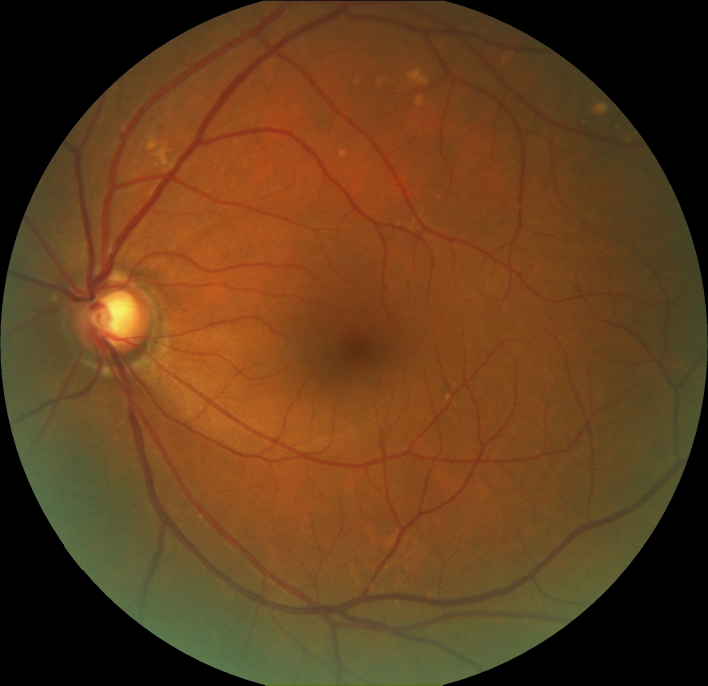
#> input picture Training_data/data/g0004.bmp, 2124 x 2056 px (shown at 1/3 size); its folder holds 4 pictures in this run
$ python create_spectrum_3domain.py   (older library calls are emulated)
#> lines starting #> are read from the running program, lines starting #| are printed output that depends on the picture
import numpy as np
from PIL import Image
import scipy.misc
import matplotlib.pyplot as plt

import numpy as np
import SimpleITK as sitk
import os
import numpy as np
from glob import glob
import time
import shutil
from PIL import Image

#统计文件目录下的文件个数
def get_path_num(file_dir):
#> called with file_dir = 'Training_data/data/'
    count=0
    for files in os.listdir(file_dir):
        count=count+1
#> pass 2 of the loop in get_path_num, `for files in os.listdir(file_dir):`:
#> pass 3 of the loop in get_path_num, `for files in os.listdir(file_dir):`:
#> the loop made 4 passes; the first 3 are shown
#> pass 2 of the loop in get_path_num, `for files in os.listdir(file_dir):`:
#> pass 3 of the loop in get_path_num, `for files in os.listdir(file_dir):`:
#> the loop made 4 passes; the first 3 are shown
    return count

# [64 lines left out: functions extract_amp_spectrum, amp_spectrum_swap, freq_space_interpolation, draw_image, load_image, not called in this run]

#get all files in the path in a list
def get_figure_list(local_path):
    #get the number of the local figures
    local_num=get_path_num(local_path)

    im_list=[]

    for root, dirs, files in os.walk(local_path):
            for i in range(local_num):
                files[i]=root+files[i]

    for i in range(local_num):
        current_im_local = Image.open(files[i])
#> current_im_local is the input picture: PIL image 2124x2056 RGB; mean R, G, B 98, 62.1, 28.2
        #resize the fig to get smaller pixels
        current_im_local = current_im_local.resize( (384,384), Image.BICUBIC )
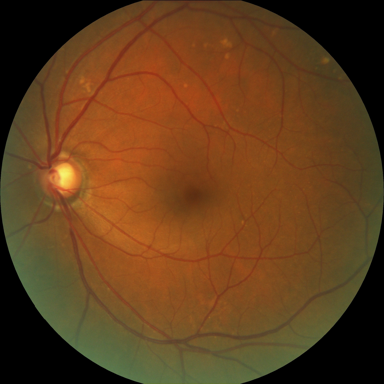
#> current_im_local: PIL image 384x384 RGB; mean R, G, B 98, 62.1, 28.2
        #PIL.image -> np.array
        current_im_local = np.asarray(current_im_local, np.float32)
#> current_im_local: shape (384, 384, 3) float32
        im_list.append(current_im_local.transpose((2, 0, 1)))
#> pass 2 of the loop in get_figure_list, `for i in range(local_num):`:
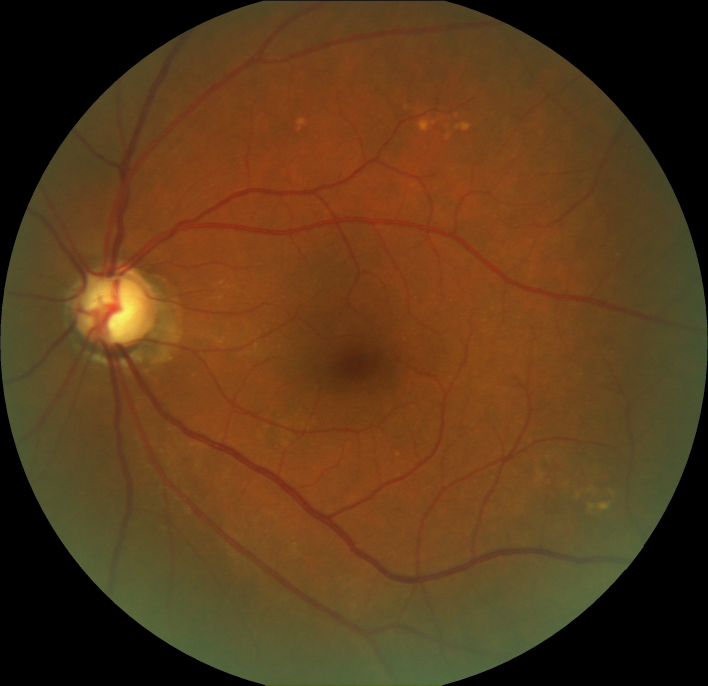
#> input picture Training_data/data/g0003.bmp, 2124 x 2056 px (shown at 1/3 size)
#> in get_figure_list, current_im_local is the input picture: PIL image 2124x2056 RGB; mean R, G, B 90.2, 58.4, 25.9
#> in get_figure_list, `current_im_local = current_im_local.resize( (384,384), Image.BICUBIC )`:
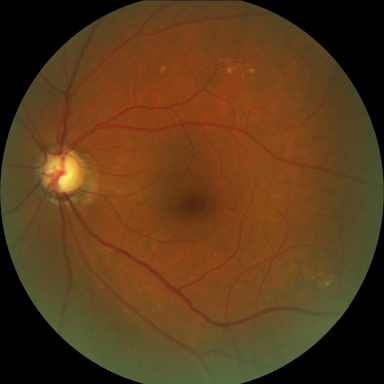
#> current_im_local: PIL image 384x384 RGB; mean R, G, B 90.3, 58.4, 25.9
#> pass 3 of the loop in get_figure_list, `for i in range(local_num):`:
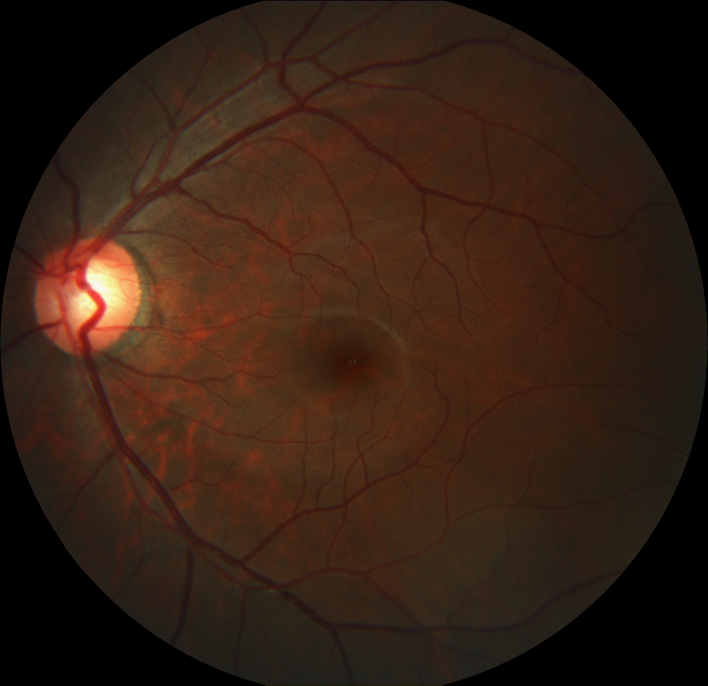
#> input picture Training_data/data/g0001.bmp, 2124 x 2056 px (shown at 1/3 size)
#> in get_figure_list, current_im_local is the input picture: PIL image 2124x2056 RGB; mean R, G, B 53, 32, 20.1
#> in get_figure_list, `current_im_local = current_im_local.resize( (384,384), Image.BICUBIC )`:
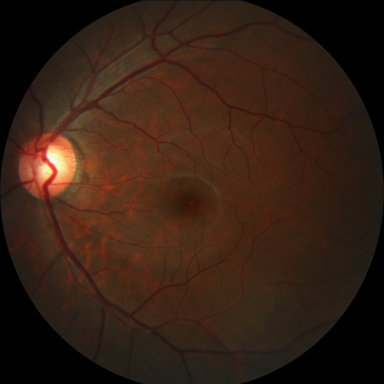
#> current_im_local: PIL image 384x384 RGB; mean R, G, B 53, 32, 20.1
#> the loop made 4 passes; the first 3 are shown
    return im_list

local_data_path=r"Training_data/data/"
local_label_path=r"Training_data/label/"

#get the number of the local figures
local_num=get_path_num(local_data_path)


#get all lists all we need
local_data_list=get_figure_list(local_data_path)
local_label_list=get_figure_list(local_label_path)
#> (the run stopped early here; a loop or call above may not have finished)
